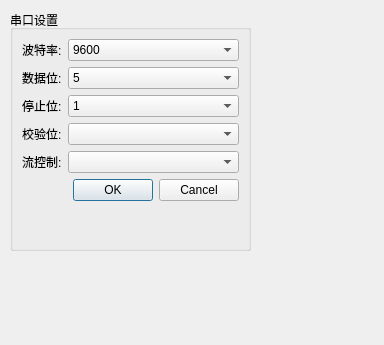
<?xml version="1.0" encoding="UTF-8"?>
<ui version="4.0">
 <class>SerialSettingDialog</class>
 <widget class="QDialog" name="SerialSettingDialog">
  <property name="geometry">
   <rect>
    <x>0</x>
    <y>0</y>
    <width>384</width>
    <height>345</height>
   </rect>
  </property>
  <property name="windowTitle">
   <string>Dialog</string>
  </property>
  <widget class="QWidget" name="layoutWidget">
   <property name="geometry">
    <rect>
     <x>10</x>
     <y>10</y>
     <width>241</width>
     <height>241</height>
    </rect>
   </property>
   <layout class="QVBoxLayout" name="verticalLayout_2">
    <item>
     <widget class="QGroupBox" name="groupBox">
      <property name="title">
       <string>串口设置</string>
      </property>
      <layout class="QVBoxLayout" name="verticalLayout">
       <item>
        <layout class="QFormLayout" name="formLayout">
         <item row="0" column="0">
          <widget class="QLabel" name="Label">
           <property name="text">
            <string>波特率:</string>
           </property>
          </widget>
         </item>
         <item row="0" column="1">
          <widget class="QComboBox" name="cb_baud_rate">
           <item>
            <property name="text">
             <string>9600</string>
            </property>
           </item>
           <item>
            <property name="text">
             <string>19200</string>
            </property>
           </item>
           <item>
            <property name="text">
             <string>57600</string>
            </property>
           </item>
           <item>
            <property name="text">
             <string>115200</string>
            </property>
           </item>
           <item>
            <property name="text">
             <string>256000</string>
            </property>
           </item>
          </widget>
         </item>
         <item row="1" column="0">
          <widget class="QLabel" name="Label_2">
           <property name="text">
            <string>数据位:</string>
           </property>
          </widget>
         </item>
         <item row="1" column="1">
          <widget class="QComboBox" name="cb_data">
           <item>
            <property name="text">
             <string>5</string>
            </property>
           </item>
           <item>
            <property name="text">
             <string>6</string>
            </property>
           </item>
           <item>
            <property name="text">
             <string>7</string>
            </property>
           </item>
           <item>
            <property name="text">
             <string>8</string>
            </property>
           </item>
          </widget>
         </item>
         <item row="2" column="0">
          <widget class="QLabel" name="Label_3">
           <property name="text">
            <string>停止位:</string>
           </property>
          </widget>
         </item>
         <item row="2" column="1">
          <widget class="QComboBox" name="cb_stop">
           <item>
            <property name="text">
             <string>1</string>
            </property>
           </item>
           <item>
            <property name="text">
             <string>1.5</string>
            </property>
           </item>
           <item>
            <property name="text">
             <string>2</string>
            </property>
           </item>
          </widget>
         </item>
         <item row="3" column="0">
          <widget class="QLabel" name="Label_4">
           <property name="text">
            <string>校验位:</string>
           </property>
          </widget>
         </item>
         <item row="3" column="1">
          <widget class="QComboBox" name="cb_parity"/>
         </item>
         <item row="4" column="0">
          <widget class="QLabel" name="Label_5">
           <property name="text">
            <string>流控制:</string>
           </property>
          </widget>
         </item>
         <item row="4" column="1">
          <widget class="QComboBox" name="cb_flowcontrol"/>
         </item>
         <item row="5" column="1">
          <widget class="QDialogButtonBox" name="buttonBox">
           <property name="orientation">
            <enum>Qt::Horizontal</enum>
           </property>
           <property name="standardButtons">
            <set>QDialogButtonBox::Cancel|QDialogButtonBox::Ok</set>
           </property>
          </widget>
         </item>
        </layout>
       </item>
      </layout>
     </widget>
    </item>
   </layout>
  </widget>
 </widget>
 <resources/>
 <connections>
  <connection>
   <sender>buttonBox</sender>
   <signal>accepted()</signal>
   <receiver>SerialSettingDialog</receiver>
   <slot>accept()</slot>
   <hints>
    <hint type="sourcelabel">
     <x>248</x>
     <y>254</y>
    </hint>
    <hint type="destinationlabel">
     <x>157</x>
     <y>274</y>
    </hint>
   </hints>
  </connection>
  <connection>
   <sender>buttonBox</sender>
   <signal>rejected()</signal>
   <receiver>SerialSettingDialog</receiver>
   <slot>reject()</slot>
   <hints>
    <hint type="sourcelabel">
     <x>316</x>
     <y>260</y>
    </hint>
    <hint type="destinationlabel">
     <x>286</x>
     <y>274</y>
    </hint>
   </hints>
  </connection>
 </connections>
</ui>
